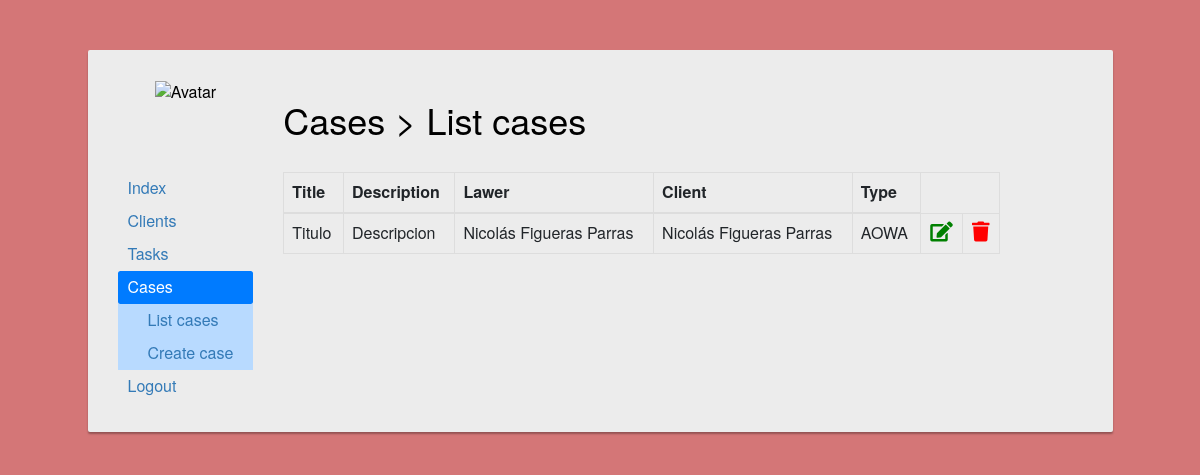
Page /personalArea/Worker/Cases/index.php (signed in) on the committed database.
### tables this page shows
CREATE TABLE `cases` (
  `case_ID` bigint(20) UNSIGNED NOT NULL,
  `title` varchar(200) NOT NULL,
  `description` varchar(1000) NOT NULL,
  `lawer_ID` bigint(20) NOT NULL,
  `client_ID` bigint(20) NOT NULL,
  `type` varchar(50) NOT NULL
);

CREATE TABLE `lawers` (
  `lawer_ID` bigint(20) UNSIGNED NOT NULL,
  `name` varchar(50) NOT NULL,
  `surname` varchar(70) NOT NULL,
  `birth_date` date NOT NULL,
  `phone` int(11) NOT NULL,
  `email` varchar(50) NOT NULL,
  `username` varchar(15) NOT NULL,
  `password` varchar(30) NOT NULL,
  `salary` float NOT NULL
);

CREATE TABLE `clients` (
  `client_ID` bigint(20) UNSIGNED NOT NULL,
  `name` varchar(50) NOT NULL,
  `surname` varchar(70) NOT NULL,
  `birth_date` date NOT NULL,
  `phone` int(11) NOT NULL,
  `email` varchar(70) NOT NULL,
  `username` varchar(15) NOT NULL,
  `password` varchar(25) NOT NULL,
  `bill` float NOT NULL
);

### personalArea/Worker/Cases/index.php (the view, shortened to what this page needs)
<!DOCTYPE html>
<html lang="en">
    <head>
        <link rel="stylesheet" href="https://stackpath.bootstrapcdn.com/bootstrap/4.3.1/css/bootstrap.min.css">
        <link rel="stylesheet" href="https://maxcdn.bootstrapcdn.com/bootstrap/3.3.7/css/bootstrap.min.css">
        <link rel="stylesheet" href="https://maxcdn.bootstrapcdn.com/font-awesome/4.7.0/css/font-awesome.min.css">
        <link rel="stylesheet" href="https://use.fontawesome.com/releases/v5.8.1/css/all.css">
    </head>
    <body>
            <?php
                $db = connectDb();
            ?>
        <div class="container-fluid content">
            <div class="row">
                <div class="col-10 offset-1 insideContainer">
                    <div class="row">
                        <div class="col-2 avatar">
                            <img src="../../../img/iconAvatar.png" alt="Avatar">
                        </div>
                        <div class="col-9">
                            <h1>Cases > List cases</h1>
                        </div>
                    </div>
                    <br>
                    <div class="row">
                        <div class="col-2">
                                <div class="nav flex-column nav-pills" id="v-pills-tab" role="tablist" aria-orientation="vertical">
                                    <a class='nav-link' href='../index.php'>Index</a>
                                    <a class='nav-link' href='../Clients/'>Clients</a>
                                    <a class='nav-link' href="../Tasks/">Tasks</a>
                                    <a class="nav-link active" href="../Cases/">Cases</a>
                                    <div class="table-primary" style="padding-left: 20px;">
                                        <table>
                                            <tr>
                                                <td>
                                                    <a class='nav-link' href='index.php'>List cases</a>
                                                </td>
                                            </tr>
                                            <tr>
                                                <td>
                                                    <a class='nav-link' href='create.php'>Create case</a>
                                                </td>
                                            </tr>
                                        </table>
                                    </div>
                                    <a class="nav-link" href="../../../login/logout.php">Logout</a>
                                </div>
                        </div>
                            <div class="col-9">
                                <?php
                                    $listQuery = mysqli_query($db, "SELECT * FROM cases");
                                    if($row = mysqli_fetch_array($listQuery)){
                                        echo "<table class='table table-bordered'>";
                                            echo "<thead>";
                                                echo "<tr>";
                                                    echo "<th scope='col'>Title</th>";
                                                    echo "<th scope='col'>Description</th>";
                                                    echo "<th scope='col'>Lawer</th>";
                                                    echo "<th scope='col'>Client</th>";
                                                    echo "<th scope='col'>Type</th>";
                                                echo "</tr>";
                                            echo "</thead>";
                                            do{
                                                echo "<tr>";
                                                    $caseID=$row['case_ID'];
                                                    echo "<td>".$row["title"]."</td>";
                                                    echo "<td>".$row["description"]."</td>";
                                                    $lawerName = mysqli_fetch_array(mysqli_query($db, "SELECT * FROM lawers WHERE lawer_ID = '$row[lawer_ID]'"));
                                                    echo "<td>".$lawerName["name"]." ".$lawerName["surname"]."</td>";
                                                    $clientName = mysqli_fetch_array(mysqli_query($db, "SELECT * FROM clients WHERE client_ID = '$row[client_ID]'"));
                                                    echo "<td>".$clientName["name"]." ".$clientName["surname"]."</td>";
                                                    echo "<td>".$row["type"]."</td>";
                                                    echo "<td style='text-align: center'><a href='modify.php?case=$caseID'><i class='fa fa-edit' style='font-size:20px;color:green'></i></a></td>";
                                                    echo "<td style='text-align: center'><a class='delete_button' href='delete.php?case=$caseID'><i class='fa fa-trash' style='font-size:20px;color:red'></i></a></td>";
                                                echo "</tr>";
                                            }while($row = mysqli_fetch_array($listQuery));
                                    }else{
                                        echo "There is no record";
                                    }
                                ?>
                            </div>
                    </div>
                </div>
            </div>
        </div>
    </body>
</html>

### personalArea/Worker/Cases/index.php (style rules this page uses)
html, body { overflow-x: hidden; }
body { color: #fff; background: #d47677; }
.content { margin: 0 auto; padding: 50px 0px 300px; }
.insideContainer { color:black; border-radius: 2px; margin-bottom: 15px; font-size: 16px; background: #ececec; box-shadow: 0px 2px 2px rgba(0, 0, 0, 0.3); padding: 30px; position: relative; width:80vw; }
.avatar { text-align: center; }
.avatar img { width: 95px; height: 95px; }

### rows in the picture
cases: title "Titulo", description "Descripcion", lawer_ID.name "Nicolás", lawer_ID.surname "Figueras Parras", client_ID.name "Nicolás", client_ID.surname "Figueras Parras", type "AOWA"
